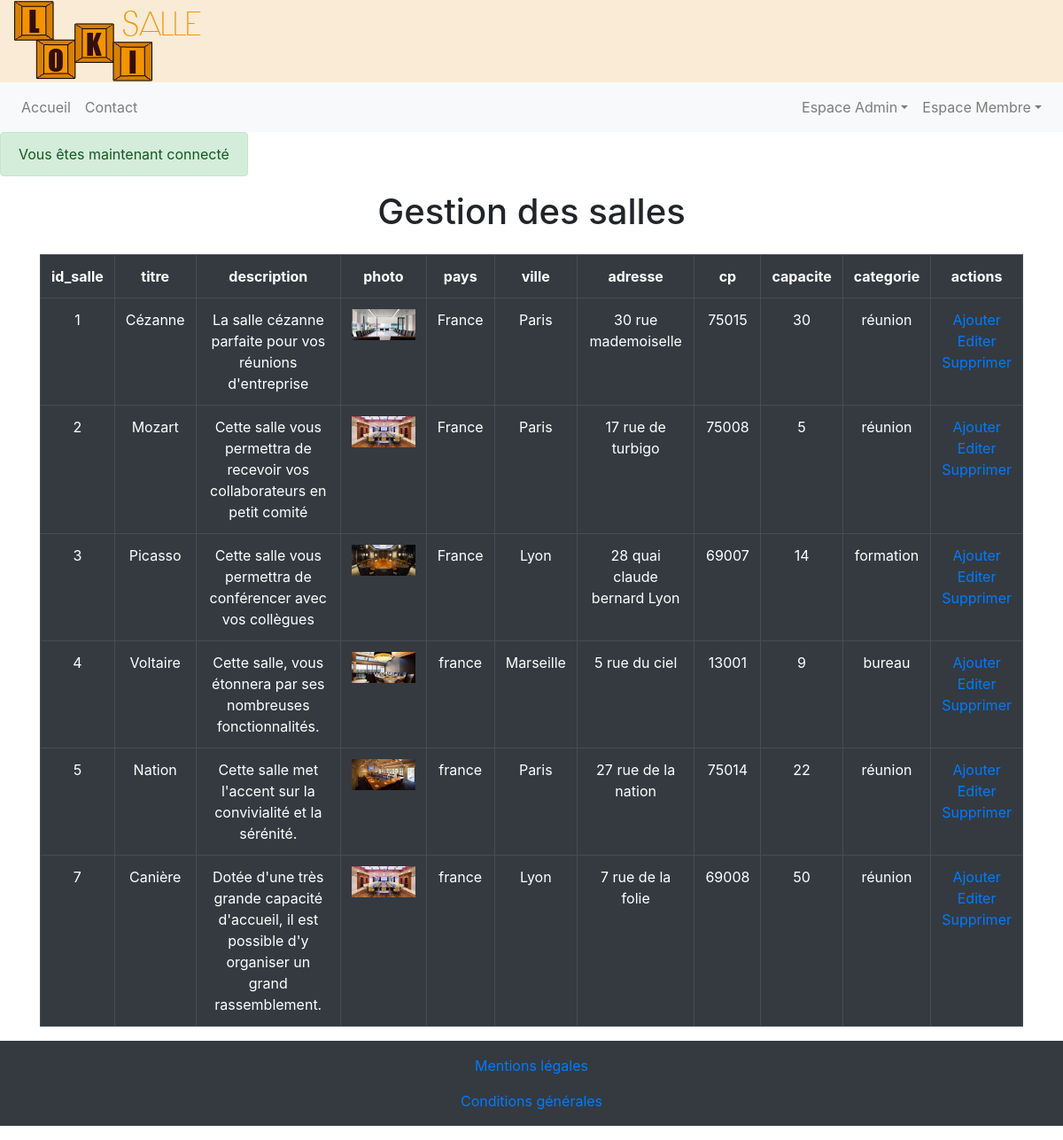
/roomManagement.php (signed in), run on the app's committed database.
### tables this page shows
CREATE TABLE `salle` (
  `id_salle` int(3) NOT NULL,
  `titre` varchar(200) NOT NULL,
  `description` text NOT NULL,
  `photo` varchar(200) NOT NULL,
  `pays` varchar(20) NOT NULL,
  `ville` varchar(20) NOT NULL,
  `adresse` varchar(50) NOT NULL,
  `cp` int(5) NOT NULL,
  `capacite` int(3) NOT NULL,
  `categorie` enum('réunion','bureau','formation') NOT NULL
);

### roomManagement.php (the view, shortened to what this page needs)
<?php
require_once "header.php";
require_once "db_second.php";
$rooms = $bdd->query('SELECT * FROM salle ORDER BY id_salle ASC LIMIT 0,20');
?>
<div class="container">
    <h1>Gestion des salles</h1>
      <table class="table table-dark table-bordered text-center mt-4">
         <tr>
            <th scope="col">id_salle</th>
            <th scope="col">titre</th>
            <th scope="col">description</th>
            <th scope="col">photo</th>
            <th scope="col">pays</th>
            <th scope="col">ville</th>
            <th scope="col">adresse</th>
            <th scope="col">cp</th>
            <th scope="col">capacite</th>
            <th scope="col">categorie</th>
            <th scope="col">actions</th>
         </tr>
         <?php while($r = $rooms->fetch()) { ?>
            <tr>
               <td scope="col"><?= $r['id_salle'] ?></td>
               <td scope="col"><?= $r['titre'] ?></td>
               <td scope="col"><?= $r['description'] ?></td>
               <td scope="col"><?='<img src="images/' . $r['photo']. '"' .  'alt="salle de reunion"' . 'class="img-fluid">' ?></td>
               <td scope="col"><?= $r['pays'] ?></td>
               <td scope="col"><?= $r['ville'] ?></td>
               <td scope="col"><?= $r['adresse'] ?></td>
               <td scope="col"><?= $r['cp'] ?></td>
               <td scope="col"><?= $r['capacite'] ?></td>
               <td scope="col"><?= $r['categorie'] ?></td>
               <td scope="col">
                    <a href="roomManagement.php?type=room&ajouter=<?= $r['id_salle'] ?>">Ajouter</a><br>
                    <a href="roomManagement.php?type=room&editer=<?= $r['id_salle'] ?>">Editer</a><br>
                    <a href="roomManagement.php?type=room&supprime=<?= $r['id_salle'] ?>">Supprimer</a>
               </td>
            </tr>
         <?php } ?>
      </table>
</div>
<?php require_once "footer.php"; ?>

### css/style.css (style rules this page uses)
body { width: 100%; margin: 0; padding: 0; }
h1 { text-align: center; }

### data on the page
salle: id_salle "1", titre "Cézanne", description "La salle cézanne parfaite pour vos réunions d'entreprise", photo (picture), pays "France", ville "Paris", adresse "30 rue mademoiselle", cp "75015", capacite "30", categorie "réunion"
salle: id_salle "2", titre "Mozart", description "Cette salle vous permettra de recevoir vos collaborateurs en petit comité", photo (picture), pays "France", ville "Paris", adresse "17 rue de turbigo", cp "75008", capacite "5", categorie "réunion"
salle: id_salle "3", titre "Picasso", description "Cette salle vous permettra de conférencer avec vos collègues", photo (picture), pays "France", ville "Lyon", adresse "28 quai claude bernard Lyon", cp "69007", capacite "14", categorie "formation"
salle: id_salle "4", titre "Voltaire", description "Cette salle, vous étonnera par ses nombreuses fonctionnalités.", photo (picture), pays "france", ville "Marseille", adresse "5 rue du ciel", cp "13001", capacite "9", categorie "bureau"
salle: id_salle "5", titre "Nation", description "Cette salle met l'accent sur la convivialité et la sérénité.", photo (picture), pays "france", ville "Paris", adresse "27 rue de la nation", cp "75014", capacite "22", categorie "réunion"
salle: id_salle "7", titre "Canière", description "Dotée d'une très grande capacité d'accueil, il est possible d'y organiser un grand rassemblement.", photo (picture), pays "france", ville "Lyon", adresse "7 rue de la folie", cp "69008", capacite "50", categorie "réunion"

### other printed values
$message "Vous êtes maintenant connecté"
